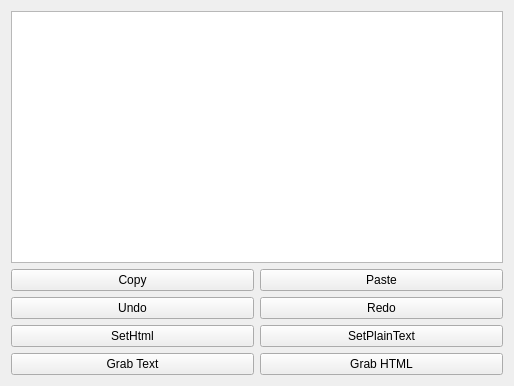
<?xml version="1.0" encoding="UTF-8"?>
<ui version="4.0">
 <class>Widget</class>
 <widget class="QWidget" name="Widget">
  <property name="geometry">
   <rect>
    <x>0</x>
    <y>0</y>
    <width>514</width>
    <height>386</height>
   </rect>
  </property>
  <property name="windowTitle">
   <string>Widget</string>
  </property>
  <layout class="QVBoxLayout" name="verticalLayout">
   <item>
    <widget class="QTextEdit" name="textEdit"/>
   </item>
   <item>
    <layout class="QGridLayout" name="gridLayout">
     <item row="0" column="0">
      <widget class="QPushButton" name="copyButton">
       <property name="text">
        <string>Copy</string>
       </property>
      </widget>
     </item>
     <item row="0" column="1">
      <widget class="QPushButton" name="pasteButton">
       <property name="text">
        <string>Paste</string>
       </property>
      </widget>
     </item>
     <item row="1" column="0">
      <widget class="QPushButton" name="undoButton">
       <property name="text">
        <string>Undo</string>
       </property>
      </widget>
     </item>
     <item row="1" column="1">
      <widget class="QPushButton" name="redoButton">
       <property name="text">
        <string>Redo</string>
       </property>
      </widget>
     </item>
     <item row="2" column="0">
      <widget class="QPushButton" name="setHtmlButton">
       <property name="text">
        <string>SetHtml</string>
       </property>
      </widget>
     </item>
     <item row="2" column="1">
      <widget class="QPushButton" name="setPlainTextButton">
       <property name="text">
        <string>SetPlainText</string>
       </property>
      </widget>
     </item>
     <item row="3" column="0">
      <widget class="QPushButton" name="grabTextButton">
       <property name="text">
        <string>Grab Text</string>
       </property>
      </widget>
     </item>
     <item row="3" column="1">
      <widget class="QPushButton" name="grabHTMLButton">
       <property name="text">
        <string>Grab HTML</string>
       </property>
      </widget>
     </item>
    </layout>
   </item>
  </layout>
 </widget>
 <resources/>
 <connections>
  <connection>
   <sender>copyButton</sender>
   <signal>clicked()</signal>
   <receiver>textEdit</receiver>
   <slot>copy()</slot>
   <hints>
    <hint type="sourcelabel">
     <x>125</x>
     <y>262</y>
    </hint>
    <hint type="destinationlabel">
     <x>133</x>
     <y>88</y>
    </hint>
   </hints>
  </connection>
  <connection>
   <sender>pasteButton</sender>
   <signal>clicked()</signal>
   <receiver>textEdit</receiver>
   <slot>paste()</slot>
   <hints>
    <hint type="sourcelabel">
     <x>299</x>
     <y>262</y>
    </hint>
    <hint type="destinationlabel">
     <x>277</x>
     <y>107</y>
    </hint>
   </hints>
  </connection>
  <connection>
   <sender>undoButton</sender>
   <signal>clicked()</signal>
   <receiver>textEdit</receiver>
   <slot>undo()</slot>
   <hints>
    <hint type="sourcelabel">
     <x>159</x>
     <y>304</y>
    </hint>
    <hint type="destinationlabel">
     <x>219</x>
     <y>226</y>
    </hint>
   </hints>
  </connection>
  <connection>
   <sender>redoButton</sender>
   <signal>clicked()</signal>
   <receiver>textEdit</receiver>
   <slot>redo()</slot>
   <hints>
    <hint type="sourcelabel">
     <x>351</x>
     <y>300</y>
    </hint>
    <hint type="destinationlabel">
     <x>353</x>
     <y>233</y>
    </hint>
   </hints>
  </connection>
 </connections>
</ui>
